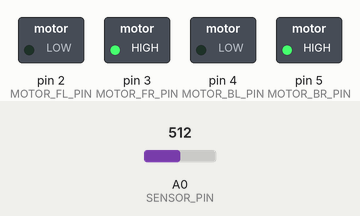
Bench run of a sketch on a simulated Arduino Uno, built with avr-gcc and run on an emulated ATmega328P. Parts: switched loads named in the sketch (green lamp = pin HIGH). The test bench sets the inputs (shaded band); at power-on: A0 (SENSOR_PIN) = 512.

Above: at 1.2 s.
1.3 s: A0 (SENSOR_PIN) set to 617
2.8 s: A0 (SENSOR_PIN) set to 640
At 4.0 s:
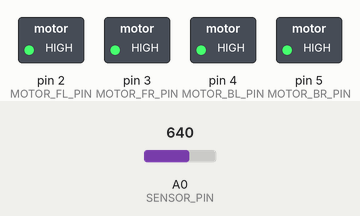
4.3 s: A0 (SENSOR_PIN) set to 710
At 5.3 s:
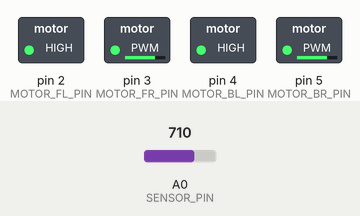
5.8 s: A0 (SENSOR_PIN) set to 690
At 6.5 s:
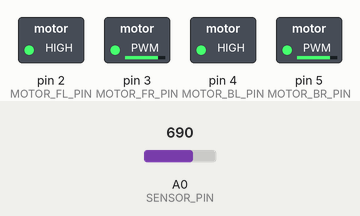
7.3 s: A0 (SENSOR_PIN) set to 511
At 7.7 s:
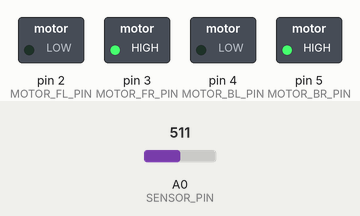
Timing chart, 0 to 9.8 s (numbered marks = the images above; inputs shaded):
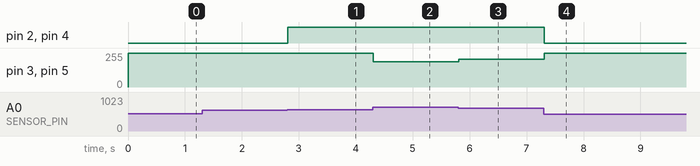

The sketch:

main.ino
```cpp
// Motor pin definitions
#define MOTOR_FL_PIN 2 // Front-left motor
#define MOTOR_FR_PIN 3 // Front-right motor
#define MOTOR_BL_PIN 4 // Back-left motor
#define MOTOR_BR_PIN 5 // Back-right motor

// Sensor pin definition
#define SENSOR_PIN A0

// Sensor threshold
#define LINE_THRESHOLD 700 // Adjust as needed

// Motor speed
#define MOTOR_SPEED 200 // Adjust as needed

void setup() {
  // Set motor pins as output
  pinMode(MOTOR_FL_PIN, OUTPUT);
  pinMode(MOTOR_FR_PIN, OUTPUT);
  pinMode(MOTOR_BL_PIN, OUTPUT);
  pinMode(MOTOR_BR_PIN, OUTPUT);

  // Set sensor pin as input
  pinMode(SENSOR_PIN, INPUT);
}

void loop() {
  // Read sensor value
  int sensorValue = analogRead(SENSOR_PIN);

  // Calculate error
  int error = sensorValue - LINE_THRESHOLD;

  // Adjust motor speeds based on error
  int leftSpeed = MOTOR_SPEED + error;
  int rightSpeed = MOTOR_SPEED - error;

  // Apply motor speeds
  // Front motors
  analogWrite(MOTOR_FL_PIN, constrain(leftSpeed, 0, 255));
  analogWrite(MOTOR_FR_PIN, constrain(rightSpeed, 0, 255));
  // Back motors
  analogWrite(MOTOR_BL_PIN, constrain(leftSpeed, 0, 255));
  analogWrite(MOTOR_BR_PIN, constrain(rightSpeed, 0, 255));

  // Delay for stability
  delay(10);
}
```

Measured:
- the behaviour switches between 627 and 628 on A0 (SENSOR_PIN) (found by bisection; images 0 and 1)
- after the input at 1.3 s, every drawn part: stays the same
- after the input at 2.8 s, pin 2 (MOTOR_FL_PIN), pin 4 (MOTOR_BL_PIN): LOW → HIGH at once
- after the input at 4.3 s, pin 3 (MOTOR_FR_PIN), pin 5 (MOTOR_BR_PIN): 255/255 → 190/255 at once
- after the input at 5.8 s, pin 3 (MOTOR_FR_PIN), pin 5 (MOTOR_BR_PIN): 190/255 → 210/255 at once
- after the input at 7.3 s, pin 2 (MOTOR_FL_PIN), pin 4 (MOTOR_BL_PIN): HIGH → LOW at once; pin 3 (MOTOR_FR_PIN), pin 5 (MOTOR_BR_PIN): 210/255 → 255/255 at once
